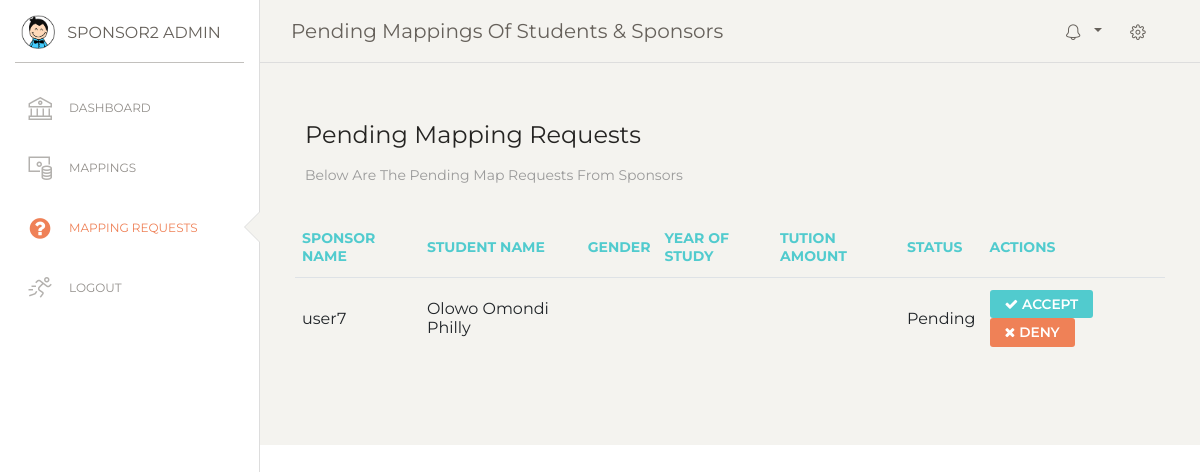
The page /my_admin/admin_map_requests/ (signed in) on the database its author committed.
### u_educ_site/models.py (models this page shows, shortened)
class Mappings(models.Model):
    STATUS = (
        ('Pending', 'Pending'),
        ('Accepted', 'Accepted'),
        ('Rejected', 'Rejected'),
    )
    sponsor = models.ForeignKey(User, on_delete=models.CASCADE)
    studentFullName = models.CharField(max_length=500)
    studentEmail = models.EmailField()
    studentGender = models.TextField(max_length=15, blank=True)
    yearOfStudy = models.CharField(max_length=10, blank=True)
    tuitionAmountPerSemester = models.CharField(max_length=20, blank=True)
    status = models.CharField(max_length=200, null=True, choices=STATUS)

### u_educ_site/views.py (the view)
# urls.py: path('my_admin/admin_map_requests/', views.adminMappingRequests, name='admin_map_requests'),
def adminMappingRequests(request):
    pending_mappings = Mappings.objects.filter(status='Pending')
    context = {
        'pending_mappings': pending_mappings,
        'page_title': 'Pending Mappings of Students & Sponsors',
    }
    return render(request, 'my_admin/admin_map_requests.html', context)

### templates/my_admin/admin_map_requests.html
{% extends 'my_admin/admin_base.html' %}
{% load static %}
{% block content %}
<div class="main-panel">
    <div class="content">
        <div class="row">
          <div class="col-md-12">
            <div class="card card-plain">
              <div class="card-header">
                <h4 class="card-title"> Pending Mapping Requests</h4>
                <p class="card-category"> Below are the pending map requests from sponsors</p>
              </div>
              <div class="card-body">
                <div class="table-responsive">
                    <table class="table">
                        <thead class="text-primary">
                            <tr>
                                <th>Sponsor Name</th>
                                <th>Student Name</th>
                                <th>Gender</th>
                                <th>Year Of Study</th>
                                <th>Tution Amount</th>
                                <th>Status</th>
                                <th>Actions</th>
                            </tr>
                        </thead>
                        <tbody>
                            {% for mapping in pending_mappings %}
                            <tr>
                                <td>{{ mapping.sponsor }}</td>
                                <td>{{ mapping.studentFullName }}</td>
                                <td>{{ mapping.studentGender }}</td>
                                <td>{{ mapping.yearOfStudy }}</td>
                                <td>{{ mapping.tuitionAmountPerSemester }}</td>
                                <td>{{ mapping.status }}</td>
                                <td>
                                  <a href="{% url 'accept_mapping' mapping.id %}">
                                    <button class="btn btn-primary btn-sm"><i class="fa fa-check"></i> Accept</button>
                                  </a>
                                  <a href="{% url 'deny_mapping' mapping.id %}">
                                    <button class="btn btn-danger btn-sm"><i class="fa fa-times"></i> Deny</button>
                                  </a>
                                </td>
                            </tr>
                            {% endfor %}
                        </tbody>
                    </table>
                </div>
            </div>
            </div>
          </div>
        </div>
      </div>
</div>
{% endblock %}

### templates/my_admin/admin_sidebar.html
{% load static %}
{% if request.user.role != 'Sponsor' %}
    <div class="sidebar {% if inactive_sidebar %}inactive{% endif %}" data-color="white" data-active-color="danger">
        <div class="logo">
          <a href="{% url 'admin_dashboard' %}" class="simple-text logo-mini">
            <div class="logo-image-small">
              <img src="{% static 'home/img/logo-small.png' %}">
            </div>
          </a>
          <a href="{% url 'admin_dashboard' %}" class="simple-text logo-normal">
            {{request.user}} Admin
          </a>
        </div>
        <div class="sidebar-wrapper">
          <ul class="nav">
            <li class="{% if request.resolver_match.url_name == 'admin_dashboard' %}active{% endif %}">
              <a href="{% url 'admin_dashboard' %}">
                <i class="nc-icon nc-bank"></i>
                <p>Dashboard</p>
              </a>
            </li>
            <li class="{% if request.resolver_match.url_name == 'admin_mappings' %}active{% endif %}">
              <a href="{% url 'admin_mappings' %}">
                <i class="nc-icon nc-money-coins"></i>
                <p>Mappings</p>
              </a>
            </li>
            <li class="{% if request.resolver_match.url_name == 'admin_map_requests' %}active{% endif %}">
              <a href="{% url 'admin_map_requests' %}">
                <i class="fa fa-question-circle"></i>
                <p>Mapping Requests</p>
              </a>
            </li>
            <li>
              <a href="{% url 'logout' %}">
                <i class="nc-icon nc-user-run"></i>
                <p>Logout</p>
              </a>
            </li>
          </ul>
        </div>
      </div>
{% endif %}

### rows shown on the page
Mappings: sponsor "user7", studentFullName "Olowo Omondi Philly", status "Pending"

### other values the page prints
{{ page_title }} "Pending Mappings Of Students & Sponsors"
{{ request.user }} "SPONSOR2"
